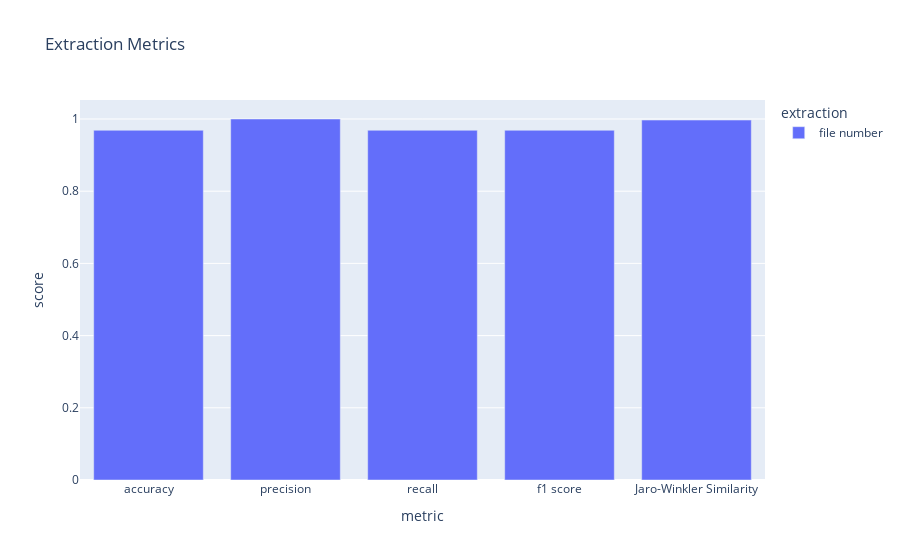

Source (notebook cell):
### Code cell
for metric in ["accuracy", "precision", "recall", "f1 score", "Jaro-Winkler Similarity"]:
    results["extraction"].append("file number")
    results['metric'].append(metric)
    results['score'].append(eval(y_pred = silver_df['file_number'], y_true = gold_df['file_number'], metric = metric))

# pd.DataFrame(results)

# Create the bar chart using Plotly Express
fig = px.bar(pd.DataFrame(results),
             x = 'metric',
             y = 'score',
             title = 'Extraction Metrics',
             color = "extraction")

# Display the chart
fig.show()

### Figure 1 — Plotly figure (JSON) as saved in the notebook; plotly's stock layout.template omitted (floating-point values rounded to 4 significant figures)
{"data": [{"alignmentgroup": "True", "hovertemplate": "extraction=file number<br>metric=%{x}<br>score=%{y}<extra></extra>", "legendgroup": "file number", "marker": {"color": "#636efa", "pattern": {"shape": ""}}, "name": "file number", "offsetgroup": "file number", "orientation": "v", "showlegend": true, "textposition": "auto", "type": "bar", "x": ["accuracy", "precision", "recall", "f1 score", "Jaro-Winkler Similarity"], "xaxis": "x", "y": [0.9688, 1, 0.9688, 0.9688, 0.997], "yaxis": "y"}], "layout": {"barmode": "relative", "legend": {"title": {"text": "extraction"}, "tracegroupgap": 0}, "title": {"text": "Extraction Metrics"}, "xaxis": {"anchor": "y", "domain": [0, 1], "title": {"text": "metric"}}, "yaxis": {"anchor": "x", "domain": [0, 1], "title": {"text": "score"}}}}
